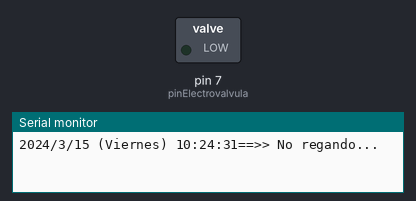
Simulated run of this sketch. Board: Arduino Uno, built with avr-gcc and run on an emulated ATmega328P. Shown: switched loads named in the sketch (green lamp = pin HIGH), the last lines printed to the serial monitor. The local clock reads 2024-03-15 10:24:30 at power-on unless the sketch sets it.

Above: at 1.1 s.
At 2.1 s:
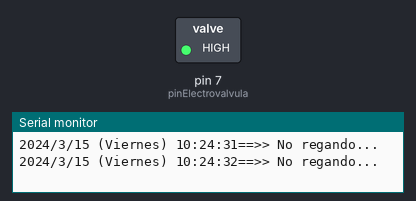
Timing chart, 0 to 3.6 s (numbered marks = the images above):
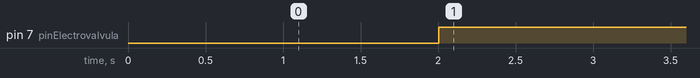

The sketch:

EVIncedo.ino
```cpp
#include <Wire.h>
#include "RTClib.h"

int pinElectrovalvula = 7;
char daysOfTheWeek[7][12] = {"Domingo", "Lunes", "Martes", "Miercoles", "Jueves", "Viernes", "Sabado"};


// RTC_DS1307 rtc;
RTC_DS3231 rtc;

void setup() {
  // put your setup code here, to run once:

  Serial.begin(9600);
  delay(1000);
  pinMode(pinElectrovalvula,OUTPUT);


   if (!rtc.begin()) {
      Serial.println(F("Couldn't find RTC"));
      while (1);
   }

   if (rtc.lostPower()) {
      rtc.adjust(DateTime(F(__DATE__), F(__TIME__)));
   }
}

void loop() {
  // put your main code here, to run repeatedly:
  DateTime now = rtc.now();
  reloj();

  // ---------------------------------
  if ((now.hour()==10 && now.minute()==0) || (now.hour()==18 && now.minute()==0)) {
    digitalWrite(pinElectrovalvula,0);//0 ==> Regando
    Serial.print("Regando...");
    delay(900000);
  }else{
    digitalWrite(pinElectrovalvula,1);//1 ==> No Regando
    }
  //----------------------------------

}


void reloj(){
  DateTime now = rtc.now();
    Serial.print(now.year(), DEC);
    Serial.print('/');
    Serial.print(now.month(), DEC);
    Serial.print('/');
    Serial.print(now.day(), DEC);
    Serial.print(" (");
    Serial.print(daysOfTheWeek[now.dayOfTheWeek()]);
    Serial.print(") ");
    Serial.print(now.hour(), DEC);
    Serial.print(':');
    Serial.print(now.minute(), DEC);
    Serial.print(':');
    Serial.print(now.second(), DEC);

  Serial.print("==>> No regando...");
  Serial.println();
  delay(1000);


}
```

Measured:
- by itself, pin 7 (pinElectrovalvula): LOW → HIGH at 2.0 s
